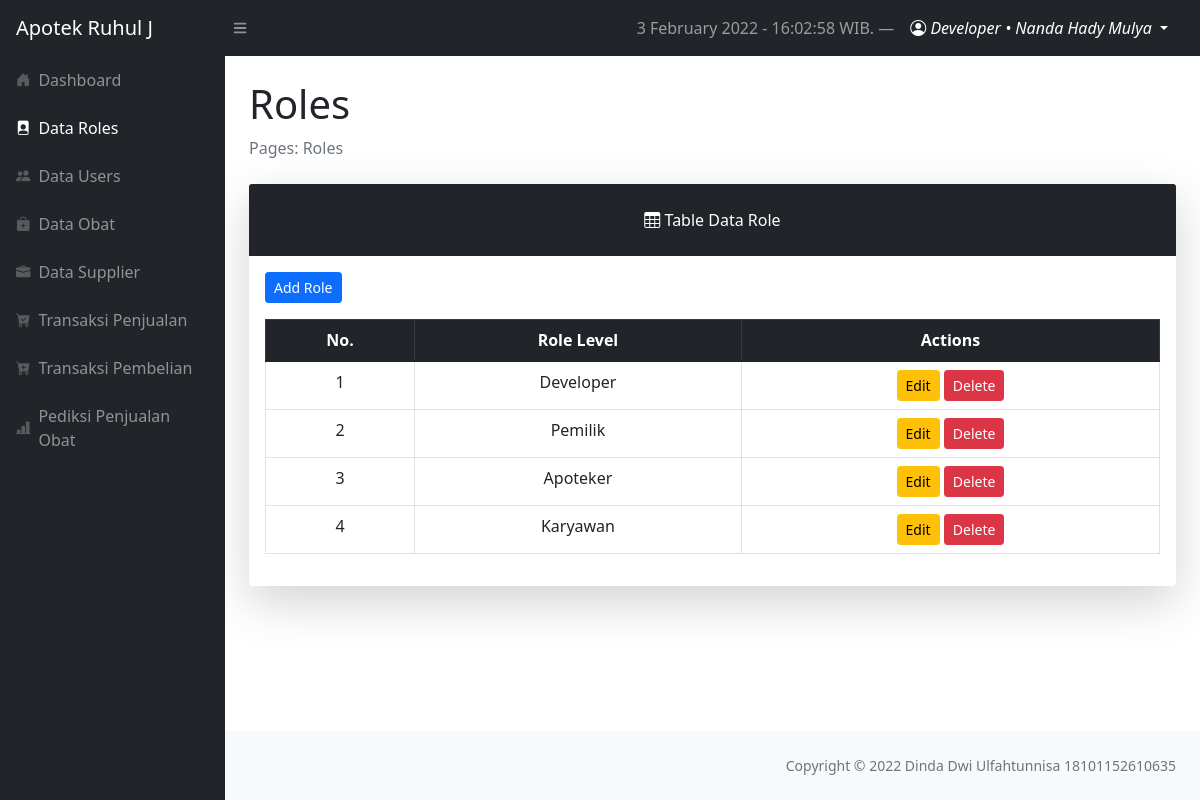
Screenshot of /layouts/dashboard/index.php?page=roles (signed in) with the database file from the repository.
### tables this page shows
CREATE TABLE `roles` (
  `role_id` int(11) NOT NULL,
  `role_level` varchar(50) NOT NULL
);

### config/config.php (called while the page is built, shortened)
<?php
$localhost  = "localhost";
$username   = "root";
$password   = "";
$db         = "skripsi_dinda";
$conn = mysqli_connect($localhost, $username, $password, $db);
function query($query)
{
    global $conn;
    $result = mysqli_query($conn, $query);
    while ($row = mysqli_fetch_assoc($result)) {
        $rows[] = $row;
    }
    return $rows;
}

### layouts/dashboard/roles/index.php (the view, shortened to what this page needs)
<?php
require '../../config/config.php';
$roles = query("SELECT * FROM roles");
$no = 1
?>
<main>
    <div class="container-fluid px-4">
        <h1 class="mt-4">Roles</h1>
        <ol class="breadcrumb mb-4">
            <li class="breadcrumb-item active">Pages: Roles</li>
        </ol>
        <div class="card shadow-lg border-0 mb-4">
            <div class="card-header border-0 text-center p-4 bg-dark text-white">
                <i class="bi bi-table"></i>
                Table Data Role
            </div>
            <div class="card-body border-0">
                <a href="?page=roles/create" class="btn btn-sm btn-primary mb-3">Add Role</a>
                <table class="table table-bordered table-hover table-responsive-sm text-center rounded">
                    <thead class="table-dark">
                        <th scope="col">No.</th>
                        <th scope="col">Role Level</th>
                        <th scope="col">Actions</th>
                    </thead>
                    <tbody>
                        <?php foreach ($roles as $role) : ?>
                            <tr>
                                <td><?= $no++; ?></td>
                                <td><?= $role['role_level']; ?></td>
                                <td>
                                    <a href="index.php?page=roles/update&id=<?= $role['role_id'] ?>" class="btn btn-sm btn-warning">Edit</a>
                                    <a href="index.php?page=roles/delete&id=<?= $role['role_id'] ?>" class="btn btn-sm btn-danger" onclick="return confirm('Are you sure to delete Role?')">Delete</a>
                                </td>
                            </tr>
                        <?php endforeach; ?>
                    </tbody>
                </table>
            </div>
        </div>
</main>

### rows the page displays
roles: role_level "Developer"
roles: role_level "Pemilik"
roles: role_level "Apoteker"
roles: role_level "Karyawan"

### other values shown
$timenow "3 February 2022 - 16:02:58"
$_SESSION['username'] "Developer"
$_SESSION['fullname'] "Nanda Hady Mulya"
